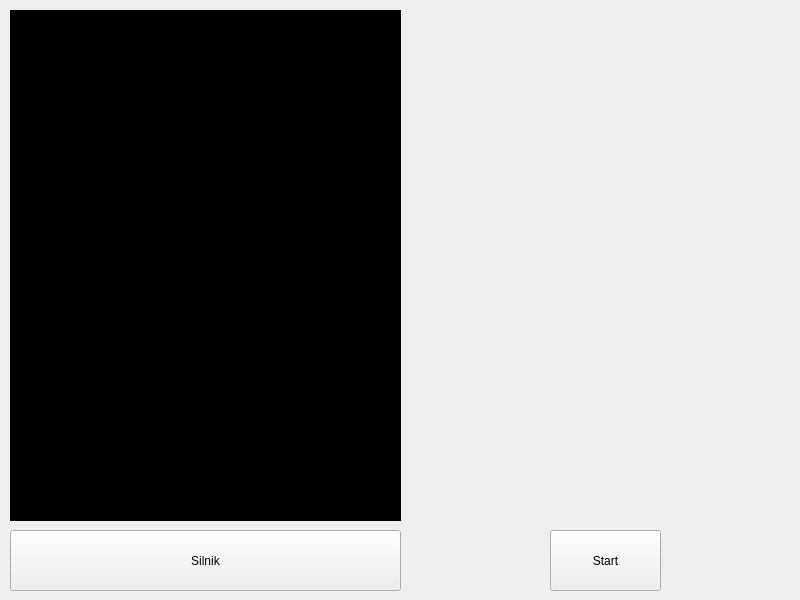
<?xml version="1.0" encoding="UTF-8"?>
<ui version="4.0">
 <class>MainWindow</class>
 <widget class="QMainWindow" name="MainWindow">
  <property name="geometry">
   <rect>
    <x>0</x>
    <y>0</y>
    <width>800</width>
    <height>600</height>
   </rect>
  </property>
  <property name="windowTitle">
   <string>Lunar Lander</string>
  </property>
  <widget class="QWidget" name="centralwidget">
   <widget class="QTextBrowser" name="textBrowser">
    <property name="geometry">
     <rect>
      <x>10</x>
      <y>10</y>
      <width>391</width>
      <height>511</height>
     </rect>
    </property>
    <property name="palette">
     <palette>
      <active>
       <colorrole role="WindowText">
        <brush brushstyle="SolidPattern">
         <color alpha="255">
          <red>255</red>
          <green>255</green>
          <blue>255</blue>
         </color>
        </brush>
       </colorrole>
       <colorrole role="Button">
        <brush brushstyle="SolidPattern">
         <color alpha="255">
          <red>0</red>
          <green>0</green>
          <blue>0</blue>
         </color>
        </brush>
       </colorrole>
       <colorrole role="Light">
        <brush brushstyle="SolidPattern">
         <color alpha="255">
          <red>0</red>
          <green>0</green>
          <blue>0</blue>
         </color>
        </brush>
       </colorrole>
       <colorrole role="Midlight">
        <brush brushstyle="SolidPattern">
         <color alpha="255">
          <red>0</red>
          <green>0</green>
          <blue>0</blue>
         </color>
        </brush>
       </colorrole>
       <colorrole role="Dark">
        <brush brushstyle="SolidPattern">
         <color alpha="255">
          <red>0</red>
          <green>0</green>
          <blue>0</blue>
         </color>
        </brush>
       </colorrole>
       <colorrole role="Mid">
        <brush brushstyle="SolidPattern">
         <color alpha="255">
          <red>0</red>
          <green>0</green>
          <blue>0</blue>
         </color>
        </brush>
       </colorrole>
       <colorrole role="Text">
        <brush brushstyle="SolidPattern">
         <color alpha="255">
          <red>255</red>
          <green>255</green>
          <blue>255</blue>
         </color>
        </brush>
       </colorrole>
       <colorrole role="BrightText">
        <brush brushstyle="SolidPattern">
         <color alpha="255">
          <red>255</red>
          <green>255</green>
          <blue>255</blue>
         </color>
        </brush>
       </colorrole>
       <colorrole role="ButtonText">
        <brush brushstyle="SolidPattern">
         <color alpha="255">
          <red>255</red>
          <green>255</green>
          <blue>255</blue>
         </color>
        </brush>
       </colorrole>
       <colorrole role="Base">
        <brush brushstyle="SolidPattern">
         <color alpha="255">
          <red>0</red>
          <green>0</green>
          <blue>0</blue>
         </color>
        </brush>
       </colorrole>
       <colorrole role="Window">
        <brush brushstyle="SolidPattern">
         <color alpha="255">
          <red>0</red>
          <green>0</green>
          <blue>0</blue>
         </color>
        </brush>
       </colorrole>
       <colorrole role="Shadow">
        <brush brushstyle="SolidPattern">
         <color alpha="255">
          <red>0</red>
          <green>0</green>
          <blue>0</blue>
         </color>
        </brush>
       </colorrole>
       <colorrole role="AlternateBase">
        <brush brushstyle="SolidPattern">
         <color alpha="255">
          <red>0</red>
          <green>0</green>
          <blue>0</blue>
         </color>
        </brush>
       </colorrole>
       <colorrole role="ToolTipBase">
        <brush brushstyle="SolidPattern">
         <color alpha="255">
          <red>255</red>
          <green>255</green>
          <blue>220</blue>
         </color>
        </brush>
       </colorrole>
       <colorrole role="ToolTipText">
        <brush brushstyle="SolidPattern">
         <color alpha="255">
          <red>0</red>
          <green>0</green>
          <blue>0</blue>
         </color>
        </brush>
       </colorrole>
       <colorrole role="PlaceholderText">
        <brush brushstyle="SolidPattern">
         <color alpha="127">
          <red>255</red>
          <green>255</green>
          <blue>255</blue>
         </color>
        </brush>
       </colorrole>
       <colorrole role="Accent">
        <brush brushstyle="SolidPattern">
         <color alpha="255">
          <red>0</red>
          <green>0</green>
          <blue>0</blue>
         </color>
        </brush>
       </colorrole>
      </active>
      <inactive>
       <colorrole role="WindowText">
        <brush brushstyle="SolidPattern">
         <color alpha="255">
          <red>255</red>
          <green>255</green>
          <blue>255</blue>
         </color>
        </brush>
       </colorrole>
       <colorrole role="Button">
        <brush brushstyle="SolidPattern">
         <color alpha="255">
          <red>0</red>
          <green>0</green>
          <blue>0</blue>
         </color>
        </brush>
       </colorrole>
       <colorrole role="Light">
        <brush brushstyle="SolidPattern">
         <color alpha="255">
          <red>0</red>
          <green>0</green>
          <blue>0</blue>
         </color>
        </brush>
       </colorrole>
       <colorrole role="Midlight">
        <brush brushstyle="SolidPattern">
         <color alpha="255">
          <red>0</red>
          <green>0</green>
          <blue>0</blue>
         </color>
        </brush>
       </colorrole>
       <colorrole role="Dark">
        <brush brushstyle="SolidPattern">
         <color alpha="255">
          <red>0</red>
          <green>0</green>
          <blue>0</blue>
         </color>
        </brush>
       </colorrole>
       <colorrole role="Mid">
        <brush brushstyle="SolidPattern">
         <color alpha="255">
          <red>0</red>
          <green>0</green>
          <blue>0</blue>
         </color>
        </brush>
       </colorrole>
       <colorrole role="Text">
        <brush brushstyle="SolidPattern">
         <color alpha="255">
          <red>255</red>
          <green>255</green>
          <blue>255</blue>
         </color>
        </brush>
       </colorrole>
       <colorrole role="BrightText">
        <brush brushstyle="SolidPattern">
         <color alpha="255">
          <red>255</red>
          <green>255</green>
          <blue>255</blue>
         </color>
        </brush>
       </colorrole>
       <colorrole role="ButtonText">
        <brush brushstyle="SolidPattern">
         <color alpha="255">
          <red>255</red>
          <green>255</green>
          <blue>255</blue>
         </color>
        </brush>
       </colorrole>
       <colorrole role="Base">
        <brush brushstyle="SolidPattern">
         <color alpha="255">
          <red>0</red>
          <green>0</green>
          <blue>0</blue>
         </color>
        </brush>
       </colorrole>
       <colorrole role="Window">
        <brush brushstyle="SolidPattern">
         <color alpha="255">
          <red>0</red>
          <green>0</green>
          <blue>0</blue>
         </color>
        </brush>
       </colorrole>
       <colorrole role="Shadow">
        <brush brushstyle="SolidPattern">
         <color alpha="255">
          <red>0</red>
          <green>0</green>
          <blue>0</blue>
         </color>
        </brush>
       </colorrole>
       <colorrole role="AlternateBase">
        <brush brushstyle="SolidPattern">
         <color alpha="255">
          <red>0</red>
          <green>0</green>
          <blue>0</blue>
         </color>
        </brush>
       </colorrole>
       <colorrole role="ToolTipBase">
        <brush brushstyle="SolidPattern">
         <color alpha="255">
          <red>255</red>
          <green>255</green>
          <blue>220</blue>
         </color>
        </brush>
       </colorrole>
       <colorrole role="ToolTipText">
        <brush brushstyle="SolidPattern">
         <color alpha="255">
          <red>0</red>
          <green>0</green>
          <blue>0</blue>
         </color>
        </brush>
       </colorrole>
       <colorrole role="PlaceholderText">
        <brush brushstyle="SolidPattern">
         <color alpha="127">
          <red>255</red>
          <green>255</green>
          <blue>255</blue>
         </color>
        </brush>
       </colorrole>
       <colorrole role="Accent">
        <brush brushstyle="SolidPattern">
         <color alpha="255">
          <red>0</red>
          <green>0</green>
          <blue>0</blue>
         </color>
        </brush>
       </colorrole>
      </inactive>
      <disabled>
       <colorrole role="WindowText">
        <brush brushstyle="SolidPattern">
         <color alpha="255">
          <red>0</red>
          <green>0</green>
          <blue>0</blue>
         </color>
        </brush>
       </colorrole>
       <colorrole role="Button">
        <brush brushstyle="SolidPattern">
         <color alpha="255">
          <red>0</red>
          <green>0</green>
          <blue>0</blue>
         </color>
        </brush>
       </colorrole>
       <colorrole role="Light">
        <brush brushstyle="SolidPattern">
         <color alpha="255">
          <red>0</red>
          <green>0</green>
          <blue>0</blue>
         </color>
        </brush>
       </colorrole>
       <colorrole role="Midlight">
        <brush brushstyle="SolidPattern">
         <color alpha="255">
          <red>0</red>
          <green>0</green>
          <blue>0</blue>
         </color>
        </brush>
       </colorrole>
       <colorrole role="Dark">
        <brush brushstyle="SolidPattern">
         <color alpha="255">
          <red>0</red>
          <green>0</green>
          <blue>0</blue>
         </color>
        </brush>
       </colorrole>
       <colorrole role="Mid">
        <brush brushstyle="SolidPattern">
         <color alpha="255">
          <red>0</red>
          <green>0</green>
          <blue>0</blue>
         </color>
        </brush>
       </colorrole>
       <colorrole role="Text">
        <brush brushstyle="SolidPattern">
         <color alpha="255">
          <red>0</red>
          <green>0</green>
          <blue>0</blue>
         </color>
        </brush>
       </colorrole>
       <colorrole role="BrightText">
        <brush brushstyle="SolidPattern">
         <color alpha="255">
          <red>255</red>
          <green>255</green>
          <blue>255</blue>
         </color>
        </brush>
       </colorrole>
       <colorrole role="ButtonText">
        <brush brushstyle="SolidPattern">
         <color alpha="255">
          <red>0</red>
          <green>0</green>
          <blue>0</blue>
         </color>
        </brush>
       </colorrole>
       <colorrole role="Base">
        <brush brushstyle="SolidPattern">
         <color alpha="255">
          <red>0</red>
          <green>0</green>
          <blue>0</blue>
         </color>
        </brush>
       </colorrole>
       <colorrole role="Window">
        <brush brushstyle="SolidPattern">
         <color alpha="255">
          <red>0</red>
          <green>0</green>
          <blue>0</blue>
         </color>
        </brush>
       </colorrole>
       <colorrole role="Shadow">
        <brush brushstyle="SolidPattern">
         <color alpha="255">
          <red>0</red>
          <green>0</green>
          <blue>0</blue>
         </color>
        </brush>
       </colorrole>
       <colorrole role="AlternateBase">
        <brush brushstyle="SolidPattern">
         <color alpha="255">
          <red>0</red>
          <green>0</green>
          <blue>0</blue>
         </color>
        </brush>
       </colorrole>
       <colorrole role="ToolTipBase">
        <brush brushstyle="SolidPattern">
         <color alpha="255">
          <red>255</red>
          <green>255</green>
          <blue>220</blue>
         </color>
        </brush>
       </colorrole>
       <colorrole role="ToolTipText">
        <brush brushstyle="SolidPattern">
         <color alpha="255">
          <red>0</red>
          <green>0</green>
          <blue>0</blue>
         </color>
        </brush>
       </colorrole>
       <colorrole role="PlaceholderText">
        <brush brushstyle="SolidPattern">
         <color alpha="127">
          <red>0</red>
          <green>0</green>
          <blue>0</blue>
         </color>
        </brush>
       </colorrole>
       <colorrole role="Accent">
        <brush brushstyle="SolidPattern">
         <color alpha="255">
          <red>0</red>
          <green>0</green>
          <blue>0</blue>
         </color>
        </brush>
       </colorrole>
      </disabled>
     </palette>
    </property>
   </widget>
   <widget class="QPushButton" name="silnikButton">
    <property name="geometry">
     <rect>
      <x>10</x>
      <y>530</y>
      <width>391</width>
      <height>61</height>
     </rect>
    </property>
    <property name="text">
     <string>Silnik</string>
    </property>
   </widget>
   <widget class="QPushButton" name="startButton">
    <property name="geometry">
     <rect>
      <x>550</x>
      <y>530</y>
      <width>111</width>
      <height>61</height>
     </rect>
    </property>
    <property name="text">
     <string>Start</string>
    </property>
   </widget>
  </widget>
 </widget>
 <resources/>
 <connections/>
</ui>
